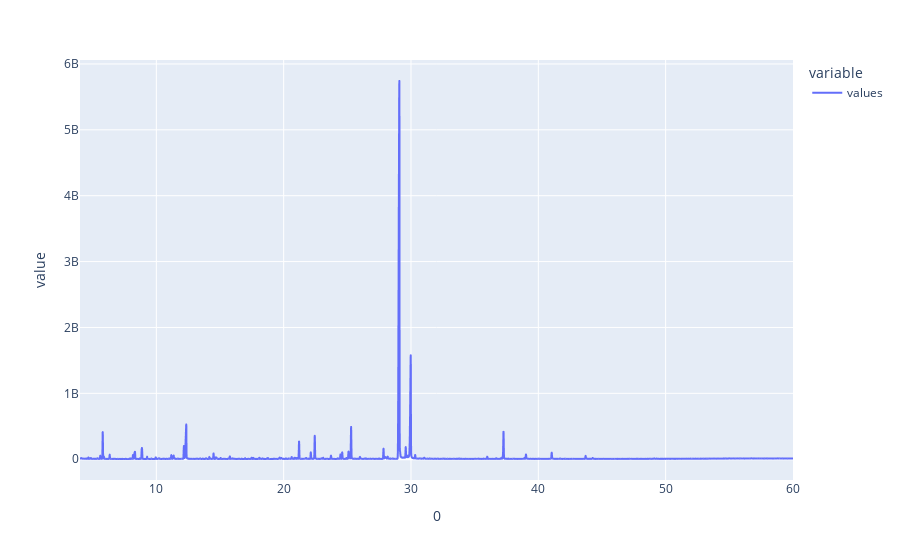

Write notebook code for a chart like this one.
### Markdown cell above
## Lecture d'un fichier csv et affichage des données
On utilise pandas pour lire directement le fichier csv et mettre les données dans un objet du type DataFrame.<br>
Les 5 premières lignes ne sont pas prises en compte car elles correspondent aux métadonnées de l'analyse. <br>
Le parser détecte trois colonnes car les lignes finissent par une virgule, il faut donc supprimer la troisième colonne, qui est vide, du DataFrame.

Voici un affiche des données brutes :

### Code cell
df = tools.readCSV(PATH)
df.plot()

### Figure 1 — Plotly figure (JSON) as saved in the notebook; plotly's stock layout.template omitted (floating-point values rounded to 4 significant figures; data arrays with more than 128 entries replaced by an {"elided": "..."} marker saying what was removed)
{"data": [{"hovertemplate": "variable=values<br>0=%{x}<br>value=%{y}<extra></extra>", "legendgroup": "values", "line": {"color": "#636efa", "dash": "solid"}, "mode": "lines", "name": "values", "showlegend": true, "type": "scattergl", "x": {"elided": "9486 float values"}, "xaxis": "x", "y": {"elided": "9486 int values"}, "yaxis": "y"}], "layout": {"legend": {"title": {"text": "variable"}, "tracegroupgap": 0}, "margin": {"t": 60}, "xaxis": {"anchor": "y", "domain": [0, 1], "title": {"text": "0"}}, "yaxis": {"anchor": "x", "domain": [0, 1], "title": {"text": "value"}}}}
